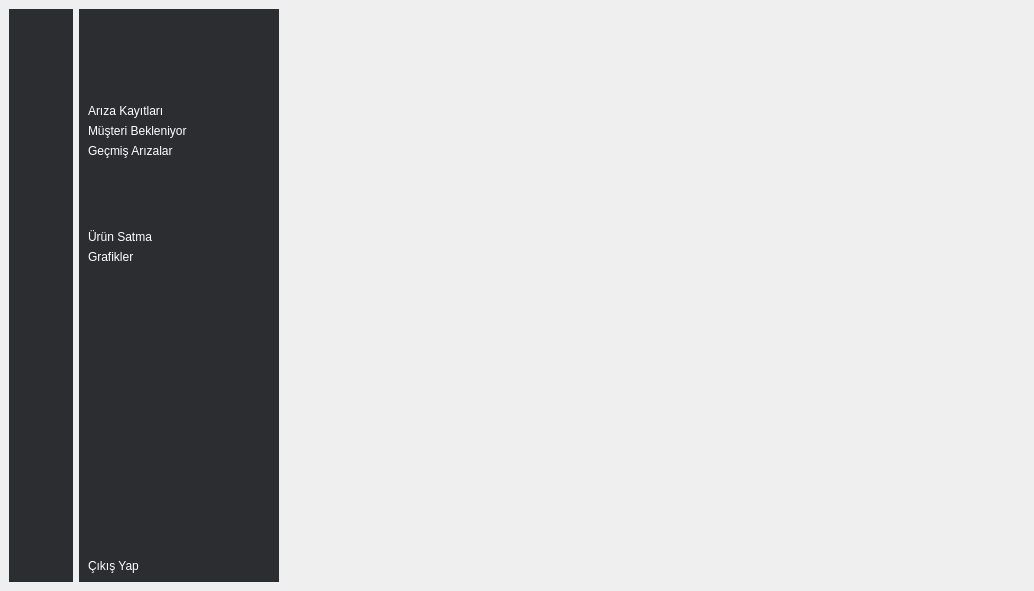
<?xml version="1.0" encoding="UTF-8"?>
<ui version="4.0">
 <class>MainWindow</class>
 <widget class="QMainWindow" name="MainWindow">
  <property name="geometry">
   <rect>
    <x>0</x>
    <y>0</y>
    <width>1034</width>
    <height>591</height>
   </rect>
  </property>
  <property name="palette">
   <palette>
    <active>
     <colorrole role="Base">
      <brush brushstyle="SolidPattern">
       <color alpha="255">
        <red>42</red>
        <green>42</green>
        <blue>42</blue>
       </color>
      </brush>
     </colorrole>
     <colorrole role="Window">
      <brush brushstyle="SolidPattern">
       <color alpha="255">
        <red>42</red>
        <green>42</green>
        <blue>42</blue>
       </color>
      </brush>
     </colorrole>
    </active>
    <inactive>
     <colorrole role="Base">
      <brush brushstyle="SolidPattern">
       <color alpha="255">
        <red>42</red>
        <green>42</green>
        <blue>42</blue>
       </color>
      </brush>
     </colorrole>
    </inactive>
    <disabled/>
   </palette>
  </property>
  <property name="windowTitle">
   <string>Tech Server</string>
  </property>
  <property name="styleSheet">
   <string notr="true">/*QWidget{border:2px solid;}*/

#icon_only_widget, #full_menu_widget{
	background:rgb(43, 45, 49);
	
}

QLabel {
	color:white;
}

QPushButton {
	border:none;
	
	
	font: 12pt &quot;Calibri&quot;;
	border-radius:5px;
	background:none;
	text-align:left;
	color:white;
}

QPushButton:hover {
	background:rgb(61, 62, 69);
}</string>
  </property>
  <widget class="QWidget" name="centralwidget">
   <layout class="QHBoxLayout" name="horizontalLayout">
    <item>
     <widget class="QWidget" name="icon_only_widget" native="true">
      <property name="maximumSize">
       <size>
        <width>64</width>
        <height>16777215</height>
       </size>
      </property>
      <property name="styleSheet">
       <string notr="true">padding:5px;
QPushButton {
	margin:5;
}</string>
      </property>
      <layout class="QVBoxLayout" name="verticalLayout">
       <item>
        <widget class="QPushButton" name="slide_right_button">
         <property name="maximumSize">
          <size>
           <width>16777215</width>
           <height>16777215</height>
          </size>
         </property>
         <property name="cursor">
          <cursorShape>PointingHandCursor</cursorShape>
         </property>
         <property name="text">
          <string/>
         </property>
         <property name="icon">
          <iconset resource="resources.qrc">
           <normaloff>:/resources/icons/chevron-right.svg</normaloff>:/resources/icons/chevron-right.svg</iconset>
         </property>
         <property name="iconSize">
          <size>
           <width>36</width>
           <height>36</height>
          </size>
         </property>
         <property name="checkable">
          <bool>true</bool>
         </property>
         <property name="checked">
          <bool>false</bool>
         </property>
        </widget>
       </item>
       <item>
        <spacer name="verticalSpacer_3">
         <property name="orientation">
          <enum>Qt::Vertical</enum>
         </property>
         <property name="sizeType">
          <enum>QSizePolicy::Fixed</enum>
         </property>
         <property name="sizeHint" stdset="0">
          <size>
           <width>20</width>
           <height>66</height>
          </size>
         </property>
        </spacer>
       </item>
       <item>
        <widget class="QPushButton" name="pushButton">
         <property name="cursor">
          <cursorShape>PointingHandCursor</cursorShape>
         </property>
         <property name="text">
          <string/>
         </property>
         <property name="icon">
          <iconset resource="resources.qrc">
           <normaloff>:/resources/icons/tool.svg</normaloff>:/resources/icons/tool.svg</iconset>
         </property>
         <property name="iconSize">
          <size>
           <width>32</width>
           <height>32</height>
          </size>
         </property>
        </widget>
       </item>
       <item>
        <widget class="QPushButton" name="pushButton_2">
         <property name="cursor">
          <cursorShape>PointingHandCursor</cursorShape>
         </property>
         <property name="text">
          <string/>
         </property>
         <property name="icon">
          <iconset resource="resources.qrc">
           <normaloff>:/resources/icons/clock.svg</normaloff>:/resources/icons/clock.svg</iconset>
         </property>
         <property name="iconSize">
          <size>
           <width>32</width>
           <height>32</height>
          </size>
         </property>
        </widget>
       </item>
       <item>
        <widget class="QPushButton" name="pushButton_3">
         <property name="cursor">
          <cursorShape>PointingHandCursor</cursorShape>
         </property>
         <property name="text">
          <string/>
         </property>
         <property name="icon">
          <iconset resource="resources.qrc">
           <normaloff>:/resources/icons/database.svg</normaloff>:/resources/icons/database.svg</iconset>
         </property>
         <property name="iconSize">
          <size>
           <width>32</width>
           <height>32</height>
          </size>
         </property>
        </widget>
       </item>
       <item>
        <spacer name="verticalSpacer_2">
         <property name="orientation">
          <enum>Qt::Vertical</enum>
         </property>
         <property name="sizeType">
          <enum>QSizePolicy::Fixed</enum>
         </property>
         <property name="sizeHint" stdset="0">
          <size>
           <width>20</width>
           <height>66</height>
          </size>
         </property>
        </spacer>
       </item>
       <item>
        <widget class="QPushButton" name="pushButton_4">
         <property name="cursor">
          <cursorShape>PointingHandCursor</cursorShape>
         </property>
         <property name="text">
          <string/>
         </property>
         <property name="icon">
          <iconset resource="resources.qrc">
           <normaloff>:/resources/icons/dollar-sign.svg</normaloff>:/resources/icons/dollar-sign.svg</iconset>
         </property>
         <property name="iconSize">
          <size>
           <width>32</width>
           <height>32</height>
          </size>
         </property>
        </widget>
       </item>
       <item>
        <widget class="QPushButton" name="pushButton_5">
         <property name="cursor">
          <cursorShape>PointingHandCursor</cursorShape>
         </property>
         <property name="text">
          <string/>
         </property>
         <property name="icon">
          <iconset resource="resources.qrc">
           <normaloff>:/resources/icons/trending-up.svg</normaloff>:/resources/icons/trending-up.svg</iconset>
         </property>
         <property name="iconSize">
          <size>
           <width>32</width>
           <height>32</height>
          </size>
         </property>
        </widget>
       </item>
       <item>
        <spacer name="verticalSpacer">
         <property name="orientation">
          <enum>Qt::Vertical</enum>
         </property>
         <property name="sizeHint" stdset="0">
          <size>
           <width>20</width>
           <height>82</height>
          </size>
         </property>
        </spacer>
       </item>
       <item>
        <widget class="QPushButton" name="pushButton_11">
         <property name="cursor">
          <cursorShape>PointingHandCursor</cursorShape>
         </property>
         <property name="text">
          <string/>
         </property>
         <property name="icon">
          <iconset resource="resources.qrc">
           <normaloff>:/resources/icons/x-square.svg</normaloff>:/resources/icons/x-square.svg</iconset>
         </property>
         <property name="iconSize">
          <size>
           <width>32</width>
           <height>32</height>
          </size>
         </property>
        </widget>
       </item>
      </layout>
     </widget>
    </item>
    <item>
     <widget class="QWidget" name="full_menu_widget" native="true">
      <property name="enabled">
       <bool>true</bool>
      </property>
      <property name="maximumSize">
       <size>
        <width>200</width>
        <height>16777215</height>
       </size>
      </property>
      <property name="styleSheet">
       <string notr="true">padding:5px;
QPushButton {
	margin:5;
}</string>
      </property>
      <layout class="QVBoxLayout" name="verticalLayout_2">
       <item alignment="Qt::AlignRight">
        <widget class="QPushButton" name="slide_left_button">
         <property name="maximumSize">
          <size>
           <width>16777215</width>
           <height>16777215</height>
          </size>
         </property>
         <property name="cursor">
          <cursorShape>PointingHandCursor</cursorShape>
         </property>
         <property name="text">
          <string/>
         </property>
         <property name="icon">
          <iconset resource="resources.qrc">
           <normaloff>:/resources/icons/chevron-left.svg</normaloff>:/resources/icons/chevron-left.svg</iconset>
         </property>
         <property name="iconSize">
          <size>
           <width>36</width>
           <height>36</height>
          </size>
         </property>
         <property name="checkable">
          <bool>true</bool>
         </property>
        </widget>
       </item>
       <item>
        <spacer name="verticalSpacer_4">
         <property name="orientation">
          <enum>Qt::Vertical</enum>
         </property>
         <property name="sizeType">
          <enum>QSizePolicy::Fixed</enum>
         </property>
         <property name="sizeHint" stdset="0">
          <size>
           <width>13</width>
           <height>66</height>
          </size>
         </property>
        </spacer>
       </item>
       <item>
        <widget class="QPushButton" name="pushButton_15">
         <property name="cursor">
          <cursorShape>PointingHandCursor</cursorShape>
         </property>
         <property name="text">
          <string>Arıza Kayıtları</string>
         </property>
         <property name="icon">
          <iconset resource="resources.qrc">
           <normaloff>:/resources/icons/tool.svg</normaloff>:/resources/icons/tool.svg</iconset>
         </property>
         <property name="iconSize">
          <size>
           <width>32</width>
           <height>32</height>
          </size>
         </property>
        </widget>
       </item>
       <item>
        <widget class="QPushButton" name="pushButton_18">
         <property name="cursor">
          <cursorShape>PointingHandCursor</cursorShape>
         </property>
         <property name="text">
          <string>Müşteri Bekleniyor</string>
         </property>
         <property name="icon">
          <iconset resource="resources.qrc">
           <normaloff>:/resources/icons/clock.svg</normaloff>:/resources/icons/clock.svg</iconset>
         </property>
         <property name="iconSize">
          <size>
           <width>32</width>
           <height>32</height>
          </size>
         </property>
        </widget>
       </item>
       <item>
        <widget class="QPushButton" name="pushButton_16">
         <property name="cursor">
          <cursorShape>PointingHandCursor</cursorShape>
         </property>
         <property name="text">
          <string>Geçmiş Arızalar</string>
         </property>
         <property name="icon">
          <iconset resource="resources.qrc">
           <normaloff>:/resources/icons/database.svg</normaloff>:/resources/icons/database.svg</iconset>
         </property>
         <property name="iconSize">
          <size>
           <width>32</width>
           <height>32</height>
          </size>
         </property>
        </widget>
       </item>
       <item>
        <spacer name="verticalSpacer_5">
         <property name="orientation">
          <enum>Qt::Vertical</enum>
         </property>
         <property name="sizeType">
          <enum>QSizePolicy::Fixed</enum>
         </property>
         <property name="sizeHint" stdset="0">
          <size>
           <width>20</width>
           <height>66</height>
          </size>
         </property>
        </spacer>
       </item>
       <item>
        <widget class="QPushButton" name="pushButton_14">
         <property name="cursor">
          <cursorShape>PointingHandCursor</cursorShape>
         </property>
         <property name="text">
          <string>Ürün Satma</string>
         </property>
         <property name="icon">
          <iconset resource="resources.qrc">
           <normaloff>:/resources/icons/dollar-sign.svg</normaloff>:/resources/icons/dollar-sign.svg</iconset>
         </property>
         <property name="iconSize">
          <size>
           <width>32</width>
           <height>32</height>
          </size>
         </property>
        </widget>
       </item>
       <item>
        <widget class="QPushButton" name="pushButton_17">
         <property name="cursor">
          <cursorShape>PointingHandCursor</cursorShape>
         </property>
         <property name="text">
          <string>Grafikler</string>
         </property>
         <property name="icon">
          <iconset resource="resources.qrc">
           <normaloff>:/resources/icons/trending-up.svg</normaloff>:/resources/icons/trending-up.svg</iconset>
         </property>
         <property name="iconSize">
          <size>
           <width>32</width>
           <height>32</height>
          </size>
         </property>
        </widget>
       </item>
       <item>
        <spacer name="verticalSpacer_6">
         <property name="orientation">
          <enum>Qt::Vertical</enum>
         </property>
         <property name="sizeHint" stdset="0">
          <size>
           <width>20</width>
           <height>62</height>
          </size>
         </property>
        </spacer>
       </item>
       <item>
        <widget class="QPushButton" name="pushButton_19">
         <property name="cursor">
          <cursorShape>PointingHandCursor</cursorShape>
         </property>
         <property name="text">
          <string>Çıkış Yap</string>
         </property>
         <property name="icon">
          <iconset resource="resources.qrc">
           <normaloff>:/resources/icons/x-square.svg</normaloff>:/resources/icons/x-square.svg</iconset>
         </property>
         <property name="iconSize">
          <size>
           <width>32</width>
           <height>32</height>
          </size>
         </property>
        </widget>
       </item>
      </layout>
     </widget>
    </item>
    <item>
     <widget class="QWidget" name="base_widget" native="true">
      <layout class="QVBoxLayout" name="verticalLayout_3">
       <item>
        <widget class="QWidget" name="header_widget" native="true">
         <property name="maximumSize">
          <size>
           <width>16777215</width>
           <height>50</height>
          </size>
         </property>
         <layout class="QHBoxLayout" name="horizontalLayout_2">
          <item>
           <widget class="QWidget" name="widget" native="true"/>
          </item>
         </layout>
        </widget>
       </item>
       <item>
        <widget class="QWidget" name="body_widget_2" native="true"/>
       </item>
      </layout>
     </widget>
    </item>
   </layout>
  </widget>
 </widget>
 <resources>
  <include location="resources.qrc"/>
 </resources>
 <connections>
  <connection>
   <sender>slide_right_button</sender>
   <signal>clicked()</signal>
   <receiver>full_menu_widget</receiver>
   <slot>show()</slot>
   <hints>
    <hint type="sourcelabel">
     <x>47</x>
     <y>47</y>
    </hint>
    <hint type="destinationlabel">
     <x>135</x>
     <y>63</y>
    </hint>
   </hints>
  </connection>
  <connection>
   <sender>slide_right_button</sender>
   <signal>clicked()</signal>
   <receiver>icon_only_widget</receiver>
   <slot>hide()</slot>
   <hints>
    <hint type="sourcelabel">
     <x>57</x>
     <y>37</y>
    </hint>
    <hint type="destinationlabel">
     <x>54</x>
     <y>97</y>
    </hint>
   </hints>
  </connection>
  <connection>
   <sender>slide_left_button</sender>
   <signal>clicked()</signal>
   <receiver>full_menu_widget</receiver>
   <slot>hide()</slot>
   <hints>
    <hint type="sourcelabel">
     <x>240</x>
     <y>41</y>
    </hint>
    <hint type="destinationlabel">
     <x>156</x>
     <y>94</y>
    </hint>
   </hints>
  </connection>
  <connection>
   <sender>slide_left_button</sender>
   <signal>clicked()</signal>
   <receiver>icon_only_widget</receiver>
   <slot>show()</slot>
   <hints>
    <hint type="sourcelabel">
     <x>252</x>
     <y>41</y>
    </hint>
    <hint type="destinationlabel">
     <x>53</x>
     <y>130</y>
    </hint>
   </hints>
  </connection>
 </connections>
</ui>
